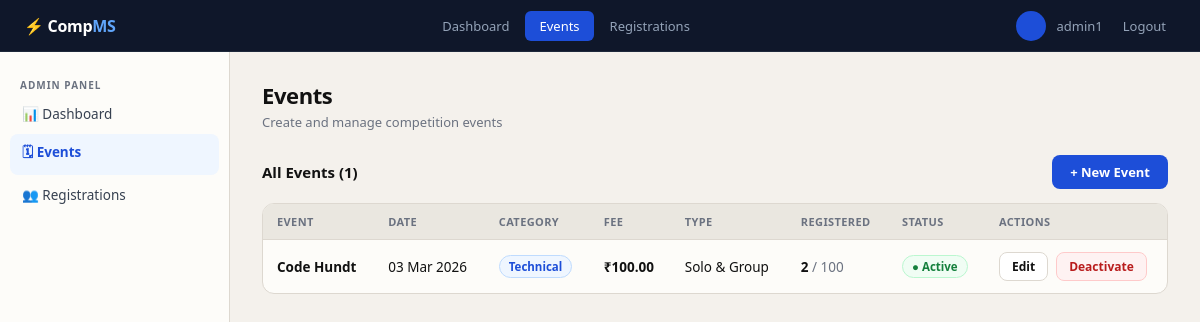
/admin-panel/events/ (signed in), run on the app's committed database.
### events/models.py (models this page shows, shortened)
class Event(models.Model):
    CATEGORY = [
        ('technical', 'Technical'),
        ('cultural',  'Cultural'),
        ('sports',    'Sports'),
        ('other',     'Other'),
    ]
    ETYPE = [
        ('solo',  'Solo Only'),
        ('group', 'Group Only'),
        ('both',  'Solo & Group'),
    ]
    name             = models.CharField(max_length=200)
    description      = models.TextField(blank=True)
    date             = models.DateField()
    venue            = models.CharField(max_length=200)
    category         = models.CharField(max_length=20, choices=CATEGORY, default='technical')
    event_type       = models.CharField(max_length=10, choices=ETYPE, default='both')
    registration_fee = models.DecimalField(max_digits=8, decimal_places=2)
    max_participants = models.PositiveIntegerField(default=100)
    upi_id           = models.CharField(max_length=100, default='college@upi',
                                        help_text='UPI ID students should pay to')
    created_by       = models.ForeignKey(User, on_delete=models.SET_NULL,
                                         null=True, related_name='created_events')
    created_at       = models.DateTimeField(auto_now_add=True)
    is_active        = models.BooleanField(default=True)
    class Meta:
        ordering = ['-date']
    @property
    def confirmed_count(self):
        return self.registrations.filter(payment_status='verified').count()

### events/views.py (the view)
# urls.py: path('admin-panel/events/',                views.admin_events,       name='admin_events'),
@login_required
@user_passes_test(lambda u: u.is_staff)
def admin_events(request):
    events = Event.objects.annotate(
        reg_count=Count('registrations')
    ).order_by('-created_at')
    return render(request, 'admin_panel/events.html', {'events': events})

### templates/admin_panel/events.html (shortened to what this page needs)
{% extends 'base.html' %}
{% block content %}
<div class="wrap">
  <aside class="side">
    <div class="side-sec">
      <div class="side-cap">Admin Panel</div>
      <a href="{% url 'admin_dashboard' %}" class="side-a">📊 Dashboard</a>
      <a href="{% url 'admin_events' %}" class="side-a on">🗓 Events</a>
      <a href="{% url 'admin_registrations' %}" class="side-a">👥 Registrations</a>
    </div>
  </aside>
  <main class="main">
    <div class="ph">
      <div class="ph-title">Events</div>
      <div class="ph-sub">Create and manage competition events</div>
    </div>
    <div class="sh">
      <div class="sh-t">All Events ({{ events.count }})</div>
      <a href="{% url 'admin_event_create' %}" class="btn btn-p">+ New Event</a>
    </div>
    <div class="tbl-wrap">
      <table>
        <thead>
          <tr>
            <th>Event</th><th>Date</th><th>Category</th>
            <th>Fee</th><th>Type</th><th>Registered</th><th>Status</th><th>Actions</th>
          </tr>
        </thead>
        <tbody>
          {% for ev in events %}
          <tr>
            <td>
              <div style="font-weight:700">{{ ev.name }}</div>
            </td>
            <td>{{ ev.date|date:"d M Y" }}</td>
            <td><span class="badge b-blue">{{ ev.get_category_display }}</span></td>
            <td><strong>₹{{ ev.registration_fee }}</strong></td>
            <td>{{ ev.get_event_type_display }}</td>
            <td>
              <span style="font-weight:700">{{ ev.confirmed_count }}</span>
              <span class="muted">/ {{ ev.max_participants }}</span>
            </td>
            <td>
              {% if ev.is_active %}
                <span class="badge b-green">● Active</span>
              {% else %}
                <span class="badge b-gray">Inactive</span>
              {% endif %}
            </td>
            <td>
              <div class="row">
                <a href="{% url 'admin_event_edit' ev.pk %}" class="btn btn-sm btn-o">Edit</a>
                <a href="{% url 'admin_event_toggle' ev.pk %}"
                   class="btn btn-sm {% if ev.is_active %}btn-r{% else %}btn-g{% endif %}"
                   onclick="return confirm('{% if ev.is_active %}Deactivate{% else %}Activate{% endif %} this event?')">
                  {% if ev.is_active %}Deactivate{% else %}Activate{% endif %}
                </a>
              </div>
            </td>
          </tr>
          {% empty %}
          <tr>
            <td colspan="8" style="text-align:center;padding:40px;color:var(--muted)">
              No events yet. <a href="{% url 'admin_event_create' %}" style="color:var(--blue);font-weight:600">Create one →</a>
            </td>
          </tr>
          {% endfor %}
        </tbody>
      </table>
    </div>
  </main>
</div>
{% endblock %}

### templates/base.html (shortened to what this page needs)
<!DOCTYPE html>
<html lang="en">
<head>
</head>
<body>
{% if user.is_authenticated %}
<nav class="nav">
  <a href="/" class="nav-brand">⚡ Comp<em>MS</em></a>
  <div class="nav-links">
    {% if user.is_staff %}
      <a href="{% url 'admin_dashboard' %}" class="nav-link {% if 'dashboard' in request.resolver_match.url_name %}on{% endif %}">Dashboard</a>
      <a href="{% url 'admin_events' %}" class="nav-link {% if 'event' in request.resolver_match.url_name %}on{% endif %}">Events</a>
      <a href="{% url 'admin_registrations' %}" class="nav-link {% if 'registration' in request.resolver_match.url_name or 'verify' in request.resolver_match.url_name %}on{% endif %}">Registrations</a>
    {% else %}
      <a href="{% url 'event_list' %}" class="nav-link {% if request.resolver_match.url_name == 'event_list' %}on{% endif %}">Browse Events</a>
      <a href="{% url 'my_registrations' %}" class="nav-link {% if request.resolver_match.url_name == 'my_registrations' %}on{% endif %}">My Registrations</a>
    {% endif %}
  </div>
  <div class="nav-right">
    <div class="nav-avatar">{{ user.first_name|first|upper }}{{ user.last_name|first|upper }}</div>
    <span class="nav-name">{{ user.get_full_name|default:user.username }}</span>
    <a href="{% url 'logout' %}" class="nav-link" style="padding:5px 10px">Logout</a>
  </div>
</nav>
{% endif %}
{% block content %}{% endblock %}
</body>
</html>

### templates/base.html (style rules this page uses)
* { margin:0;padding:0;box-sizing:border-box }
:root { --bg:#F4F1EC; --card:#FDFCF9; --border:#DDD8D0; --ink:#111; --muted:#6B7280; --soft:#EAE7E0; --blue:#1D4ED8; --blue-h:#1E3A8A; --green:#15803D; --green-bg:#F0FDF4; --green-bd:#BBF7D0; --amber:#92400E; --amber-bg:#FFFBEB; --amber-bd:#FDE68A; --red:#B91C1C; --red-bg:#FEF2F2; --red-bd:#FECACA; --sidebar:230px; }
body { font-family:'Segoe UI',system-ui,sans-serif;background:var(--bg);color:var(--ink);min-height:100vh;font-size:14px }
a { color:inherit;text-decoration:none }
.nav { background:#0F172A; height:52px; display:flex;align-items:center;justify-content:space-between; padding:0 24px; position:sticky; top:0; z-index:300; border-bottom:1px solid #1E293B; }
.nav-brand { font-weight:800;font-size:16px;color:#fff;letter-spacing:-.3px }
.nav-brand em { color:#60A5FA;font-style:normal }
.nav-links { display:flex;gap:2px }
.nav-link { color:#94A3B8;padding:6px 14px;border-radius:6px; font-size:13px;font-weight:500;transition:.15s; }
.nav-link.on { color:#fff;background:var(--blue) }
.nav-right { display:flex;align-items:center;gap:10px }
.nav-avatar { width:30px;height:30px;border-radius:50%; background:var(--blue);color:#fff; display:flex;align-items:center;justify-content:center; font-size:12px;font-weight:700; }
.nav-name { color:#94A3B8;font-size:13px }
.wrap { display:flex;min-height:calc(100vh - 52px) }
.side { width:var(--sidebar);background:var(--card); border-right:1px solid var(--border); padding:18px 0; flex-shrink:0; }
.side-sec { padding:0 10px;margin-bottom:4px }
.side-cap { font-size:10px;font-weight:700;color:var(--muted); letter-spacing:1px;text-transform:uppercase; padding:8px 10px 4px; }
.side-a { display:flex;align-items:center;gap:9px; padding:9px 12px;border-radius:8px; font-size:13.5px;color:#374151;margin-bottom:2px; transition:.15s; }
.side-a.on { background:#EFF6FF;color:var(--blue);font-weight:600 }
.main { flex:1;padding:28px 32px;overflow-y:auto }
.ph { margin-bottom:24px }
.ph-title { font-size:22px;font-weight:800;letter-spacing:-.4px }
.ph-sub { font-size:13px;color:var(--muted);margin-top:3px }
.tbl-wrap { background:var(--card);border:1px solid var(--border);border-radius:12px;overflow:hidden;margin-bottom:20px }
table { width:100%;border-collapse:collapse }
thead { background:var(--soft) }
th { padding:10px 14px;text-align:left;font-size:11px;font-weight:700;color:var(--muted);letter-spacing:.4px;text-transform:uppercase;border-bottom:1px solid var(--border) }
td { padding:12px 14px;font-size:13.5px;border-bottom:1px solid #F0EDE8;vertical-align:middle }
tr:last-child td { border-bottom:none }
.badge { display:inline-flex;align-items:center;padding:3px 9px;border-radius:20px;font-size:11.5px;font-weight:600;white-space:nowrap }
.b-green { background:var(--green-bg);color:var(--green);border:1px solid var(--green-bd) }
.b-blue { background:#EFF6FF;color:var(--blue);border:1px solid #BFDBFE }
.btn { display:inline-flex;align-items:center;gap:5px;padding:8px 18px;border-radius:8px;font-size:13px;font-weight:600;cursor:pointer;border:none;transition:.15s;font-family:inherit }
.btn-p { background:var(--blue);color:#fff }
.btn-o { background:#fff;color:var(--ink);border:1.5px solid var(--border) }
.btn-r { background:var(--red-bg);color:var(--red);border:1.5px solid var(--red-bd) }
.btn-sm { padding:5px 12px;font-size:12px }
.row { display:flex;align-items:center;gap:8px }
.muted { color:var(--muted) }
.sh { display:flex;align-items:center;justify-content:space-between;margin-bottom:14px }
.sh-t { font-size:15px;font-weight:700 }

### data on the page
Event: name "Code Hundt", date "03 Mar 2026", category "Technical", registration_fee "100.00", event_type "Solo & Group", confirmed_count "2", max_participants "100", is_active "● Active"

### other printed values
{{ user.get_full_name|default:user.username }} "admin1"
{{ events.count }} "1"
